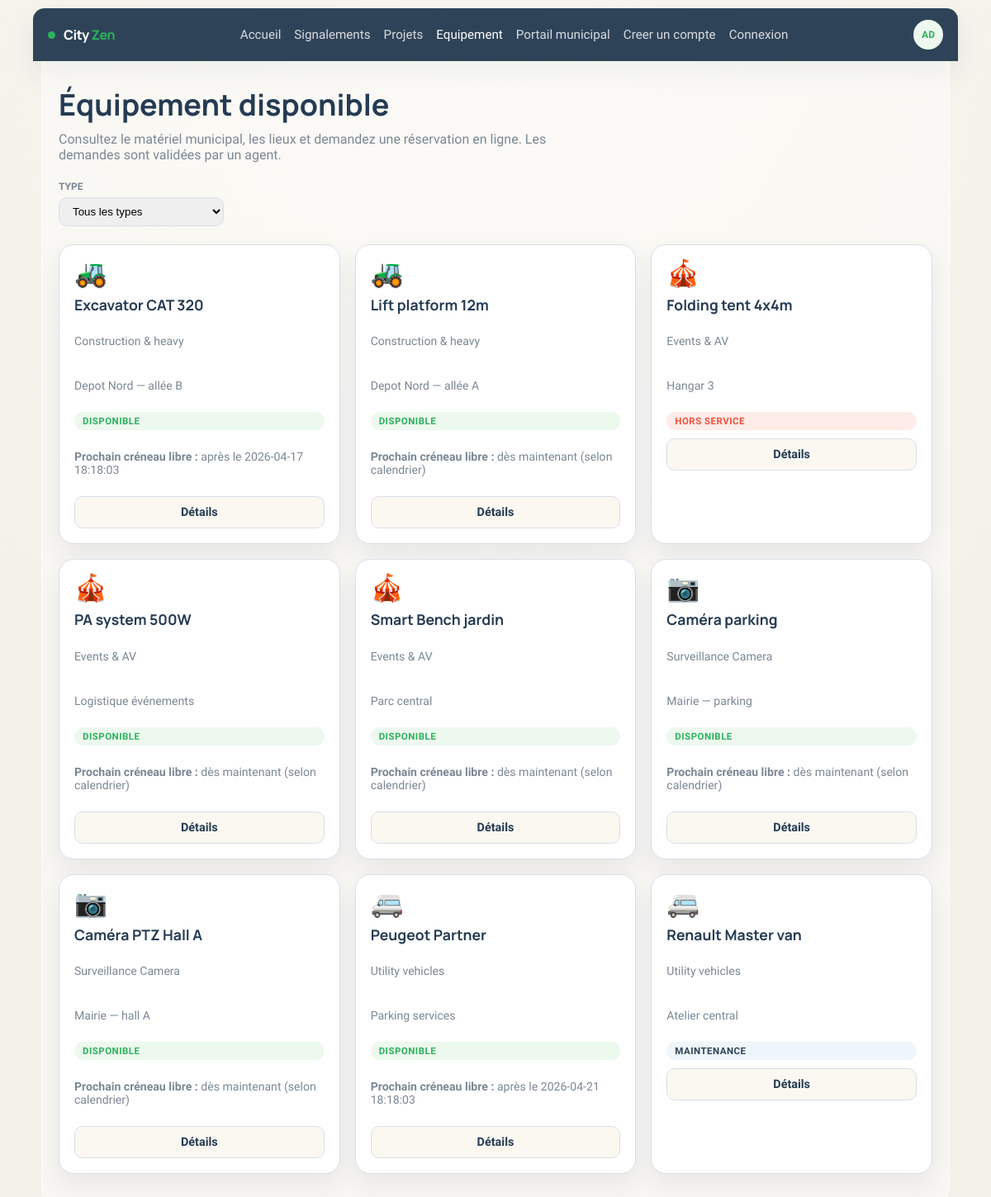
The page /equipment/index.php on the database its author committed.
### tables this page shows
CREATE TABLE equipment (
    id               INT UNSIGNED AUTO_INCREMENT PRIMARY KEY,
    name             VARCHAR(150)    NOT NULL,
    status           ENUM('available','reserved','maintenance','out_of_service') NOT NULL DEFAULT 'available',
    location         VARCHAR(255)    NOT NULL DEFAULT '',
    type_id          INT UNSIGNED    NOT NULL,
    last_maintenance DATE            NULL,
    latitude         DECIMAL(10,8)   NULL,
    longitude        DECIMAL(11,8)   NULL,
    CONSTRAINT fk_equipment_type
        FOREIGN KEY (type_id) REFERENCES type_equipment(id)
        ON DELETE RESTRICT ON UPDATE CASCADE
);

CREATE TABLE type_equipment (
    id                                   INT UNSIGNED AUTO_INCREMENT PRIMARY KEY,
    category_name                        VARCHAR(150)     NOT NULL,
    icon                                 VARCHAR(64)      NOT NULL DEFAULT '📦',
    daily_cost                           DECIMAL(10,2)    NOT NULL DEFAULT 0.00,
    warranty_months                      TINYINT UNSIGNED NOT NULL DEFAULT 12,
    default_maintenance_frequency_months TINYINT UNSIGNED NOT NULL DEFAULT 6
);

### includes/auth.php (called while the page is built, shortened)
<?php
function cityzen_is_logged_in(): bool
{
    $u = $_SESSION['cityzen_user'] ?? null;
    return is_array($u) && ($u['username'] ?? '') !== '';
}
function cityzen_is_agent(): bool
{
    return ($_SESSION['cityzen_user']['role'] ?? '') === 'admin';
}
function cityzen_user_initials(): string
{
    $name = trim((string) ($_SESSION['cityzen_user']['full_name'] ?? ''));
    if ($name === '') {
        $name = (string) ($_SESSION['cityzen_user']['username'] ?? '');
    }
    global $cityzen;
    return (string) ($cityzen['user']['initials'] ?? '??');
}
function cityzen_public_nav_items(array $items): array
{
    return array_values(array_filter(
        $items,
        static fn (array $i): bool => ($i['key'] ?? '') !== 'back-office'
    ));
}
function cityzen_full_public_nav(array $items): array
{
    $nav = cityzen_public_nav_items($items);
    if (cityzen_is_logged_in()) {
        $nav[] = ['key' => 'settings', 'label' => 'Parametres', 'url' => '/admin/settings.php'];
        $nav[] = ['key' => 'logout', 'label' => 'Deconnexion', 'url' => '/admin/logout.php'];
    } else {
        $nav[] = ['key' => 'register', 'label' => 'Creer un compte', 'url' => '/register.php'];
        $nav[] = ['key' => 'agent-login', 'label' => 'Connexion', 'url' => '/admin/login.php'];
    }
    return $nav;
}

### equipment_bo/app/models/Equipment.php (called while the page is built, shortened)
<?php
class Equipment
{
    private $pdo;
    public function __construct(PDO $pdo)
    {
        $this->pdo = $pdo;
    }
    public function allWithType(?int $typeId = null, ?string $status = null, ?string $location = null): array
    {
        $sql = 'SELECT e.id, e.name, e.status, e.location, e.type_id, e.last_maintenance, e.latitude, e.longitude,
                       t.category_name AS type_category_name, t.icon AS type_icon
                FROM equipment e
                INNER JOIN type_equipment t ON t.id = e.type_id
                WHERE 1=1';
        $params = [];
        $sql .= ' ORDER BY t.category_name ASC, e.name ASC';
        $stmt = $this->pdo->prepare($sql);
        $stmt->execute($params);
        return $stmt->fetchAll();
    }
}

### equipment_bo/app/models/Reservation.php (called while the page is built, shortened)
<?php
class Reservation
{
    private $pdo;
    public function __construct(PDO $pdo)
    {
        $this->pdo = $pdo;
    }
    public function latestBlockingEnd(int $equipmentId): ?string
    {
        $stmt = $this->pdo->prepare(
            'SELECT MAX(end_date) AS mx FROM reservation
             WHERE equipment_id = :eq AND status IN (\'pending\',\'approved\') AND end_date > NOW()'
        );
        $stmt->execute([':eq' => $equipmentId]);
        $mx = $stmt->fetchColumn();
        if ($mx === false || $mx === null) {
            return null;
        }
        return (string) $mx;
    }
}

### equipment/index.php (the view, shortened to what this page needs)
<?php
require_once dirname(__DIR__) . '/includes/db.php';
require_once dirname(__DIR__) . '/equipment_bo/app/models/Equipment.php';
require_once dirname(__DIR__) . '/equipment_bo/app/models/Reservation.php';
$pdo = cityzen_db();
$equipment = new Equipment($pdo);
$reservations = new Reservation($pdo);
$typeId = isset($_GET['type']) ? (int) $_GET['type'] : null;
$rows = $equipment->allWithType($typeId, null, null);
$eq_nav_active = 'equipment';
require __DIR__ . '/includes/shell_start.php';
?>
  <h1 class="eq-page-title">Équipement disponible</h1>
  <p class="eq-page-lead">Consultez le matériel municipal, les lieux et demandez une réservation en ligne. Les demandes sont validées par un agent.</p>
  <form class="eq-toolbar" method="get" action="">
    <label>
      Type
      <select name="type" onchange="this.form.submit()">
        <option value="">Tous les types</option>
      </select>
    </label>
  </form>
  <div class="eq-cards">
    <?php foreach ($rows as $row): ?>
      <?php
        $st = (string) $row['status'];
        $badgeClass = match ($st) {
            'available' => 'eq-badge--available',
            'reserved' => 'eq-badge--reserved',
            'maintenance' => 'eq-badge--maintenance',
            default => 'eq-badge--out',
        };
        $stLabel = match ($st) {
            'available' => 'Disponible',
            'reserved' => 'En utilisation',
            'maintenance' => 'Maintenance',
            'out_of_service' => 'Hors service',
            default => $st,
        };
        $nextBlock = $reservations->latestBlockingEnd((int) $row['id']);
        ?>
      <article class="eq-card">
        <div class="eq-card-icon"><?= htmlspecialchars((string) ($row['type_icon'] ?? '📦'), ENT_QUOTES, 'UTF-8') ?></div>
        <h2><?= htmlspecialchars((string) $row['name'], ENT_QUOTES, 'UTF-8') ?></h2>
        <p class="eq-card-meta"><?= htmlspecialchars((string) $row['type_category_name'], ENT_QUOTES, 'UTF-8') ?></p>
        <p class="eq-card-meta"><?= htmlspecialchars((string) $row['location'], ENT_QUOTES, 'UTF-8') ?></p>
        <span class="eq-badge <?= $badgeClass ?>"><?= htmlspecialchars($stLabel, ENT_QUOTES, 'UTF-8') ?></span>
        <?php if ($nextBlock !== null && $st === 'available'): ?>
          <p class="eq-card-meta"><strong>Prochain créneau libre :</strong> après le <?= htmlspecialchars($nextBlock, ENT_QUOTES, 'UTF-8') ?></p>
        <?php elseif ($nextBlock === null && $st === 'available'): ?>
          <p class="eq-card-meta"><strong>Prochain créneau libre :</strong> dès maintenant (selon calendrier)</p>
        <?php endif; ?>
        <a class="eq-btn eq-btn--ghost" href="<?= htmlspecialchars(cityzen_asset('equipment/detail.php?id=' . (int) $row['id']), ENT_QUOTES, 'UTF-8') ?>">Détails</a>
      </article>
    <?php endforeach; ?>
  </div>
<?php require __DIR__ . '/includes/shell_end.php'; ?>

### includes/layout.php (shortened to what this page needs)
<?php
require_once __DIR__ . '/data.php';
function cityzen_base_path(): string
{
    $script = str_replace('\\', '/', dirname($_SERVER['SCRIPT_NAME'] ?? '/'));
    $lastSegment = basename($script);
    if (in_array($lastSegment, ['admin', 'api', 'includes', 'equipment'], true)) {
        $script = dirname($script);
    }
    $script = str_replace('\\', '/', $script);
    if ($script === '.' || $script === '\\' || $script === '/') {
        return '';
    }
    return rtrim($script, '/');
}
function cityzen_asset(string $path): string
{
    return cityzen_base_path() . '/' . ltrim($path, '/');
}
function cityzen_render_head(string $title, array $extraStylesheets = [], string $bodyClass = ''): void
{
    ?>
    <!DOCTYPE html>
    <html lang="fr">
    <head>
      <link rel="stylesheet" href="<?= htmlspecialchars(cityzen_asset('assets/css/style.css')) ?>">
      <?php foreach ($extraStylesheets as $href): ?>
      <link rel="stylesheet" href="<?= htmlspecialchars($href, ENT_QUOTES, 'UTF-8') ?>">
      <?php endforeach; ?>
    </head>
    <body<?= $bodyClass !== '' ? ' class="' . htmlspecialchars($bodyClass, ENT_QUOTES, 'UTF-8') . '"' : '' ?>>
    <?php
}
function cityzen_render_footer(): void
{
    ?>
    </body>
    </html>
    <?php
}
require_once __DIR__ . '/auth.php';

### equipment/includes/shell_start.php (shortened to what this page needs)
<?php
if (!isset($eq_extra_css) || !is_array($eq_extra_css)) {
    $eq_extra_css = [];
}
require_once dirname(__DIR__, 2) . '/includes/layout.php';
global $cityzen;
$styles = array_merge([cityzen_asset('assets/css/equipment_public.css')], $eq_extra_css);
cityzen_render_head($eq_title, $styles);
?>
<div class="site-shell">
  <header class="topbar topbar-public">
    <div class="brand">
      <span class="brand-dot"></span>
      <span class="brand-text">City <strong>Zen</strong></span>
    </div>
    <nav class="main-nav">
      <?php foreach (cityzen_full_public_nav($cityzen['public_menu']) as $item): ?>
        <?php $href = str_starts_with($item['url'], '/') ? cityzen_asset(ltrim($item['url'], '/')) : $item['url']; ?>
        <a href="<?= htmlspecialchars($href) ?>" class="<?= ($item['key'] ?? '') === ($eq_nav_active ?? '') ? 'is-active' : '' ?>">
          <?= htmlspecialchars($item['label']) ?>
        </a>
      <?php endforeach; ?>
    </nav>
    <div class="topbar-actions">
      <span class="eq-user-pill"><?= htmlspecialchars(cityzen_user_initials()) ?></span>
    </div>
  </header>
  <main class="page public-page eq-public-main">

### equipment/includes/shell_end.php
  </main>
</div>
<?php cityzen_render_footer(); ?>

### assets/css/style.css (style rules this page uses)
:root { --bg: #f4f1ea; --surface: #ffffff; --surface-soft: #fbf8f2; --ink: #243b53; --muted: #7b8794; --line: #d9dfe7; --nav: #2f4358; --green: #2db35d; --green-soft: #edf8ef; --orange: #f08a1f; --orange-soft: #fff2df; --red: #ef523f; --red-soft: #feece8; --blue-soft: #eef5fb; --shadow: 0 14px 30px rgba(29, 53, 87, 0.08); --radius-lg: 18px; --radius-md: 14px; --radius-sm: 10px; }
* { box-sizing: border-box; }
html { scroll-behavior: smooth; }
body { margin: 0; font-family: "Nunito Sans", sans-serif; background: radial-gradient(circle at top, #f8f6f0 0%, var(--bg) 58%); color: var(--ink); }
a { color: inherit; text-decoration: none; }
.site-shell, .admin-layout { min-height: 100vh; }
.topbar { display: flex; align-items: center; justify-content: space-between; gap: 1rem; background: var(--nav); color: #fff; box-shadow: var(--shadow); }
.topbar-public { width: min(96%, 1120px); margin: 10px auto 0; padding: 14px 18px; border-radius: 14px 14px 0 0; }
.brand, .sidebar-brand { display: flex; align-items: center; gap: 10px; font-weight: 800; font-family: "Manrope", sans-serif; letter-spacing: -0.03em; }
.brand-dot { width: 9px; height: 9px; background: var(--green); border-radius: 999px; }
.brand-text strong, .sidebar-brand strong { color: var(--green); }
.main-nav, .topbar-actions, .admin-user { display: flex; align-items: center; gap: 1rem; }
.main-nav a { color: rgba(255, 255, 255, 0.82); font-size: 0.95rem; }
.main-nav a.is-active, .main-nav a:hover { color: #fff; }
.page { width: min(96%, 1120px); margin: 0 auto 28px; background: rgba(255, 255, 255, 0.42); border: 1px solid rgba(255, 255, 255, 0.5); border-top: 0; padding: 28px 20px 34px; border-radius: 0 0 18px 18px; }

### assets/css/equipment_public.css (style rules this page uses)
.eq-public-main { width: min(96%, 1100px); margin: 0 auto 48px; }
.eq-page-title { font-family: "Manrope", sans-serif; font-size: clamp(1.75rem, 4vw, 2.25rem); margin: 0 0 8px; }
.eq-page-lead { color: var(--muted); margin: 0 0 22px; max-width: 640px; }
.eq-toolbar { display: flex; flex-wrap: wrap; gap: 12px; align-items: flex-end; margin-bottom: 22px; }
.eq-toolbar label { display: flex; flex-direction: column; gap: 6px; font-size: 0.75rem; font-weight: 800; color: var(--muted); text-transform: uppercase; }
.eq-toolbar select { min-width: 200px; padding: 8px 12px; border-radius: var(--radius-sm); border: 1px solid var(--line); }
.eq-cards { display: grid; grid-template-columns: repeat(auto-fill, minmax(260px, 1fr)); gap: 18px; }
.eq-card { background: var(--surface); border: 1px solid var(--line); border-radius: var(--radius-lg); padding: 18px; box-shadow: var(--shadow); display: flex; flex-direction: column; gap: 10px; transition: transform 0.15s ease, box-shadow 0.15s ease; }
.eq-card-icon { font-size: 2rem; line-height: 1; }
.eq-card h2 { margin: 0; font-size: 1.1rem; font-family: "Manrope", sans-serif; }
.eq-card-meta { font-size: 0.88rem; color: var(--muted); }
.eq-badge { display: inline-block; padding: 4px 10px; border-radius: 999px; font-size: 0.72rem; font-weight: 800; text-transform: uppercase; letter-spacing: 0.04em; }
.eq-badge--available { background: var(--green-soft); color: var(--green); }
.eq-badge--maintenance { background: var(--blue-soft); color: var(--nav); }
.eq-badge--out { background: var(--red-soft); color: var(--red); }
.eq-btn { display: inline-flex; align-items: center; justify-content: center; gap: 8px; padding: 10px 18px; border-radius: var(--radius-sm); font-weight: 800; border: none; cursor: pointer; text-decoration: none; font-size: 0.9rem; }
.eq-btn--ghost { background: var(--surface-soft); color: var(--ink); border: 1px solid var(--line); }
.eq-user-pill { width: 36px; height: 36px; border-radius: 999px; background: var(--green-soft); color: var(--green); display: inline-flex; align-items: center; justify-content: center; font-weight: 800; font-size: 0.75rem; }

### rows shown on the page
equipment: type.icon "🚜", name "Excavator CAT 320", type.category_name "Construction & heavy", location "Depot Nord — allée B", status "DISPONIBLE", nextBlock "2026-04-17 18:18:03"
equipment: type.icon "🚜", name "Lift platform 12m", type.category_name "Construction & heavy", location "Depot Nord — allée A", status "DISPONIBLE", shows "Prochain créneau libre :"
equipment: type.icon "🎪", name "Folding tent 4x4m", type.category_name "Events & AV", location "Hangar 3", status "HORS SERVICE"
equipment: type.icon "🎪", name "PA system 500W", type.category_name "Events & AV", location "Logistique événements", status "DISPONIBLE", shows "Prochain créneau libre :"
equipment: type.icon "🎪", name "Smart Bench jardin", type.category_name "Events & AV", location "Parc central", status "DISPONIBLE", shows "Prochain créneau libre :"
equipment: type.icon "📷", name "Caméra parking", type.category_name "Surveillance Camera", location "Mairie — parking", status "DISPONIBLE", shows "Prochain créneau libre :"
equipment: type.icon "📷", name "Caméra PTZ Hall A", type.category_name "Surveillance Camera", location "Mairie — hall A", status "DISPONIBLE", shows "Prochain créneau libre :"
equipment: type.icon "🚐", name "Peugeot Partner", type.category_name "Utility vehicles", location "Parking services", status "DISPONIBLE", nextBlock "2026-04-21 18:18:03"
equipment: type.icon "🚐", name "Renault Master van", type.category_name "Utility vehicles", location "Atelier central", status "MAINTENANCE"

### other values the page prints
$item['label'] "Accueil"
$item['label'] "Signalements"
$item['label'] "Projets"
$item['label'] "Equipement"
$item['label'] "Portail municipal"
$item['label'] "Creer un compte"
$item['label'] "Connexion"
cityzen_user_initials() "AD"
